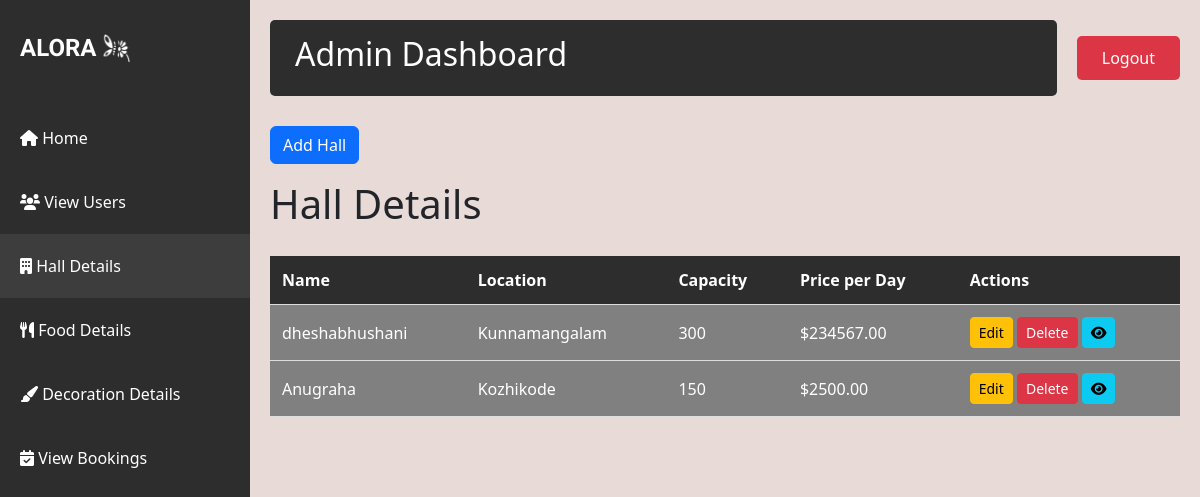
The page /hall_details/ (signed in) on the database its author committed.
### app/models.py (models this page shows)
class Halls(models.Model):
    name=models.CharField(max_length=100)
    location=models.CharField(max_length=200)
    capacity=models.IntegerField()
    price_per_day=models.DecimalField(max_digits=10,decimal_places=2)
    photo_url=models.ImageField(upload_to='images/')
    description=models.TextField(blank=True,null=True)

### app/views.py (the view)
# urls.py: path('hall_details/',views.hall_details,name='hall_details'),
@login_required(login_url='login')
def hall_details(request):
    halls=Halls.objects.all()
    return render(request,'hall_details.html',{'halls':halls})

### templates/hall_details.html (shortened to what this page needs)
<!DOCTYPE html>
<html lang="en">
<head>
    {% load static %}
    <link href="https://cdn.jsdelivr.net/npm/bootstrap@5.3.0/dist/css/bootstrap.min.css" rel="stylesheet">
    <link rel="stylesheet" href="https://cdnjs.cloudflare.com/ajax/libs/font-awesome/6.0.0-beta3/css/all.min.css">
</head>
<body>
    <div class="sidebar">
        <div class="logo-container">
            <div class="logo">ALORA</div>
            <img src="{% static 'alora_icon.png' %}" alt="Light Bulb" class="logo-image">
        </div>
        <nav class="nav flex-column">
            <a class="nav-link" href="{% url 'admin_dash' %}">
                <i class="fas fa-home"></i> Home
            </a>
            <a class="nav-link" href="{% url 'view_users' %}">
                <i class="fas fa-users"></i> View Users
            </a>
            <a class="nav-link active" href="{% url 'hall_details' %}">
                <i class="fas fa-building"></i> Hall Details
            </a>
            <a class="nav-link" href="{% url 'food_details' %}">
                <i class="fas fa-utensils"></i> Food Details
            </a>
            <a class="nav-link" href="{% url 'decoration_details' %}">
                <i class="fas fa-paint-brush"></i> Decoration Details
            </a>
            <a class="nav-link" href="{% url 'admin_view_booking' %}">
                <i class="fas fa-calendar-check"></i> View Bookings
            </a>
        </nav>
    </div>
    <div class="main-content">
        <div class="top-nav">
            <div class="welcome-section">
                <h2>Admin Dashboard</h2>
            </div>
            <a href="{% url 'logout' %}" class="logout-btn">Logout</a>
        </div>
        <a href="{% url 'add_hall' %}" class="btn btn-primary mb-3">Add Hall</a>
        <h1>Hall Details</h1>
        <div class="table-responsive">
            <table class="hall-table">
                <thead>
                    <tr>
                        <th>Name</th>
                        <th>Location</th>
                        <th>Capacity</th>
                        <th>Price per Day</th>
                        <th>Actions</th>
                    </tr>
                </thead>
                <tbody>
                    {% for hall in halls %}
                    <tr>
                        <td>{{ hall.name }}</td>
                        <td>{{ hall.location }}</td>
                        <td>{{ hall.capacity }}</td>
                        <td>${{ hall.price_per_day }}</td>
                        <td>
                            <a href="{% url 'update_hall' hall.id %}" class="btn btn-warning btn-sm">Edit</a>
                            <a href="#" class="btn btn-danger btn-sm" onclick="openDeleteModal('{{ hall.id }}', '{{ hall.name }}');">
                                Delete
                            </a>
                            <a href="{% url 'view_hall' hall.id %}" class="btn btn-info btn-sm" title="View Hall Details">
                                <i class="fas fa-eye"></i>
                            </a>
                        </td>
                    </tr>
                    {% endfor %}
                </tbody>
            </table>
        </div>
    </div>
</body>
</html>

### templates/hall_details.html (style rules this page uses)
body { background-color: #e8dad6; min-height: 100vh; }
.sidebar { background-color: #2d2d2d; color: white; min-height: 100vh; padding-top: 20px; position: fixed; width: 250px; transition: all 0.3s; }
.logo-container { display: flex; align-items: center; justify-content: flex-start; padding: 10px 20px; margin-bottom: 30px; }
.logo { font-family: 'Irish Grover'; font-size: 24px; font-weight: bold; }
.logo-image { width: 30px; height: 30px; margin-left: 5px; }
.nav-link { color: #ffffff; padding: 20px 20px; transition: all 0.3s; font-size: 16px; }
.nav-link.active { background-color: #3d3d3d; }
.main-content { margin-left: 250px; padding: 20px; transition: all 0.3s; }
.top-nav { display: flex; justify-content: space-between; align-items: center; margin-bottom: 30px; }
.welcome-section { background-color: #2d2d2d; color: white; padding: 15px 25px; border-radius: 5px; flex-grow: 1; margin-right: 20px; }
.logout-btn { background-color: #dc3545; color: white; border: none; padding: 10px 25px; border-radius: 5px; text-decoration: none; transition: background-color 0.3s; }
.hall-table { width: 100%; border-collapse: collapse; margin-top: 20px; background-color:grey; }
.hall-table th, .hall-table td { padding: 12px; text-align: left; border-bottom: 1px solid #ddd; color: white; }
.hall-table th { background-color: #2d2d2d; color: white; }

### rows shown on the page
Halls: name "dheshabhushani", location "Kunnamangalam", capacity "300", price_per_day "234567.00"
Halls: name "Anugraha", location "Kozhikode", capacity "150", price_per_day "2500.00"
